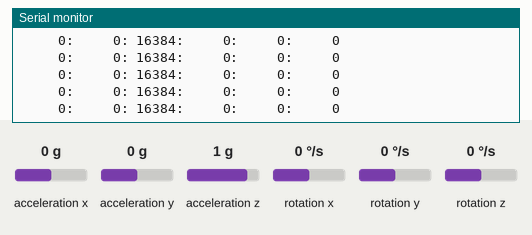
The sketch below on a simulated Arduino Uno, built with avr-gcc and run on an emulated ATmega328P. On the bench: the last lines printed to the serial monitor. Wiring (inferred from the names in the program): MPU-6050 motion sensor at I2C address 0x68. The inputs (shaded band) are chosen by the test bench; at power-on: acceleration x 0 g, acceleration y 0 g, acceleration z 1 g, rotation x 0 °/s, rotation y 0 °/s, rotation z 0 °/s.

Above: at 1.2 s.
1.3 s: acceleration x set to -1.4 g
At 1.34 s:
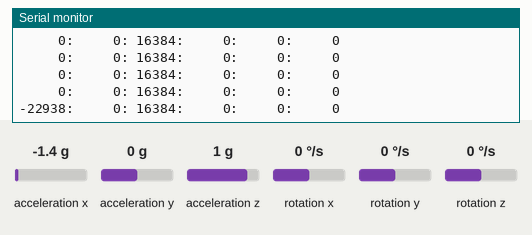
3.2 s: acceleration y set to -1.4 g
At 3.29 s:
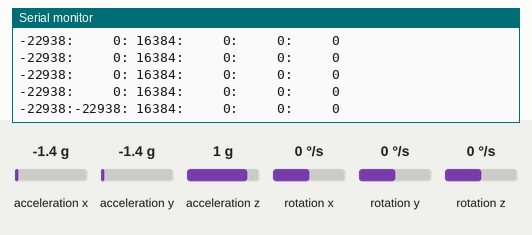
5.1 s: acceleration z set to -1.4 g
At 5.14 s:
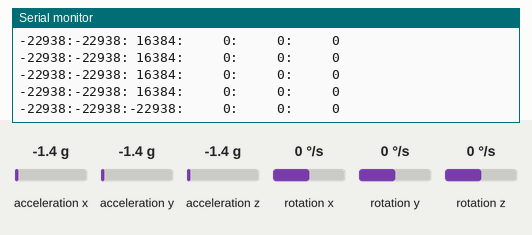
7.0 s: rotation x set to -192 °/s
At 7.09 s:
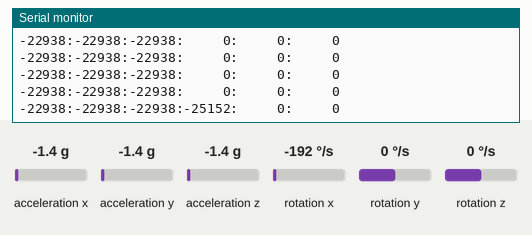
8.9 s: rotation y set to -192 °/s
At 8.94 s:
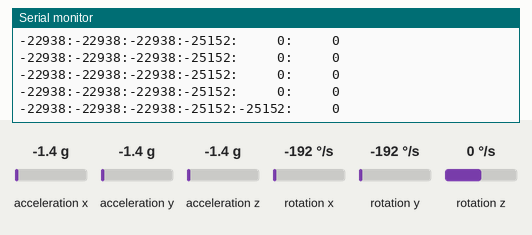
10.8 s: rotation z set to -192 °/s
At 10.89 s:
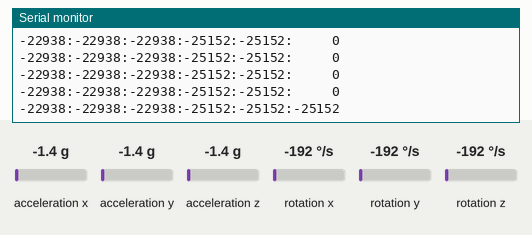

The sketch:

MPU6050.ino
```cpp
// (c) Michael Schoeffler 2017, http://www.mschoeffler.de

#include <I2Cdev.h>
#include <MPU6050.h>
#include <Wire.h> // This library allows you to communicate with I2C devices.

const int MPU_ADDR = 0x68; // I2C address of the MPU-6050. If AD0 pin is set to HIGH, the I2C address will be 0x69.

int16_t accelerometer_x, accelerometer_y, accelerometer_z; // variables for accelerometer raw data
int16_t gyro_x, gyro_y, gyro_z; // variables for gyro raw data
int16_t temperature; // variables for temperature data

char tmp_str[7]; // temporary variable used in convert function
MPU6050 mpu;

char* convert_int16_to_str(int16_t i) { // converts int16 to string. Moreover, resulting strings will have the same length in the debug monitor.
  sprintf(tmp_str, "%6d", i);
  return tmp_str;
}

void setup() {
  Serial.begin(9600);
  mpu.initialize();
  mpu.setXGyroOffset(61);
  mpu.setYGyroOffset(-42);
  mpu.setZGyroOffset(40);
  mpu.setXAccelOffset(1018);
  mpu.setYAccelOffset(2987);
  mpu.setZAccelOffset(893);
  Wire.begin();
  Wire.beginTransmission(MPU_ADDR); // Begins a transmission to the I2C slave (GY-521 board)
  Wire.write(0x6B); // PWR_MGMT_1 register
  Wire.write(0); // set to zero (wakes up the MPU-6050)
  Wire.endTransmission(true);
}
void loop() {
  Wire.beginTransmission(MPU_ADDR);
  Wire.write(0x3B); // starting with register 0x3B (ACCEL_XOUT_H) [MPU-6000 and MPU-6050 Register Map and Descriptions Revision 4.2, p.40]
  Wire.endTransmission(false); // the parameter indicates that the Arduino will send a restart. As a result, the connection is kept active.
  Wire.requestFrom(MPU_ADDR, 7*2, true); // request a total of 7*2=14 registers

  // "Wire.read()<<8 | Wire.read();" means two registers are read and stored in the same variable
  accelerometer_x = Wire.read()<<8 | Wire.read(); // reading registers: 0x3B (ACCEL_XOUT_H) and 0x3C (ACCEL_XOUT_L)
  accelerometer_y = Wire.read()<<8 | Wire.read(); // reading registers: 0x3D (ACCEL_YOUT_H) and 0x3E (ACCEL_YOUT_L)
  accelerometer_z = Wire.read()<<8 | Wire.read(); // reading registers: 0x3F (ACCEL_ZOUT_H) and 0x40 (ACCEL_ZOUT_L)
  temperature = Wire.read()<<8 | Wire.read(); // reading registers: 0x41 (TEMP_OUT_H) and 0x42 (TEMP_OUT_L)
  gyro_x = Wire.read()<<8 | Wire.read(); // reading registers: 0x43 (GYRO_XOUT_H) and 0x44 (GYRO_XOUT_L)
  gyro_y = Wire.read()<<8 | Wire.read(); // reading registers: 0x45 (GYRO_YOUT_H) and 0x46 (GYRO_YOUT_L)
  gyro_z = Wire.read()<<8 | Wire.read(); // reading registers: 0x47 (GYRO_ZOUT_H) and 0x48 (GYRO_ZOUT_L)

  // print out data
  // ax
  Serial.print(convert_int16_to_str(accelerometer_x));
  Serial.print(":");
  // ay
  Serial.print(convert_int16_to_str(accelerometer_y));
  Serial.print(":");
  // az
  Serial.print(convert_int16_to_str(accelerometer_z));
  Serial.print(":");
  // gx
  Serial.print(convert_int16_to_str(gyro_x));
  Serial.print(":");
  // gy
  Serial.print(convert_int16_to_str(gyro_y));
  Serial.print(":");
  // gz
  Serial.print(convert_int16_to_str(gyro_z));
  Serial.println();

  // delay
  delay(100);
}
```

Measured:
- after the input at 1.3 s, the serial monitor: prints a new line at once (image 1)
- after the input at 3.2 s, the serial monitor: prints a new line after 0.09 s (image 2)
- after the input at 5.1 s, the serial monitor: prints a new line at once (image 3)
- after the input at 7.0 s, the serial monitor: prints a new line after 0.08 s (image 4)
- after the input at 8.9 s, the serial monitor: prints a new line at once (image 5)
- after the input at 10.8 s, the serial monitor: prints a new line after 0.08 s (image 6)
